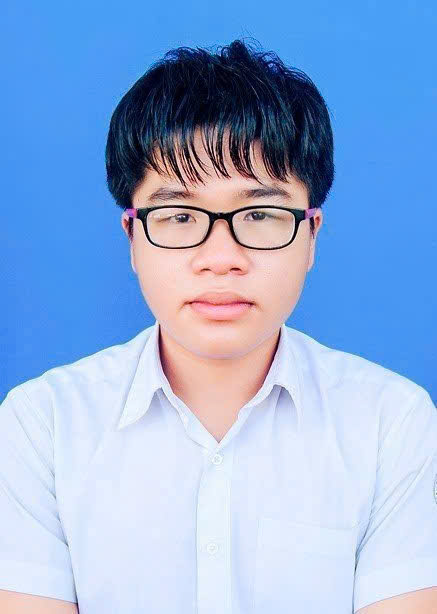
#> input picture dataset_liveness/real/img.jpg, 437 x 614 px; its folder holds only this picture in this run
$ python generate_fake_images.py
#> lines starting #> are read from the running program, lines starting #| are printed output that depends on the picture
#> in generate_fake_images, img is the input picture: shape (614, 437, 3); mean B, G, R 218.3, 175.6, 146.8
"""
Tạo ảnh fake (giả mạo) từ ảnh thật bằng cách mô phỏng:
- Ảnh in giấy (printed photo attack)
- Ảnh hiển thị trên màn hình (screen replay attack)
"""
import cv2
import numpy as np
import os

REAL_DIR = "dataset_liveness/real"
FAKE_DIR = "dataset_liveness/fake"


def simulate_printed_photo(img):
    """Mô phỏng ảnh bị in ra giấy rồi chụp lại."""
    # Giảm độ tương phản + fade màu
    result = cv2.convertScaleAbs(img, alpha=0.75, beta=30)

    # Thêm noise hạt (giấy in)
    noise = np.random.normal(0, 12, result.shape).astype(np.int16)
    result = np.clip(result.astype(np.int16) + noise, 0, 255).astype(np.uint8)

    # Blur nhẹ (mất nét khi in)
    result = cv2.GaussianBlur(result, (3, 3), 0.8)

    # Giảm saturation (màu nhạt hơn)
    hsv = cv2.cvtColor(result, cv2.COLOR_BGR2HSV).astype(np.float32)
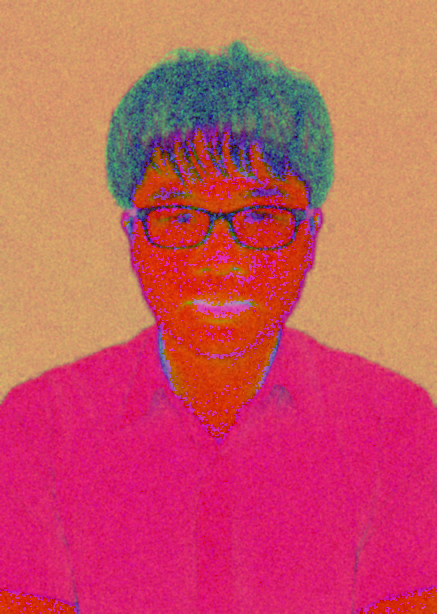
#> hsv: shape (614, 437, 3) float32; mean B, G, R 98.6, 85.2, 199.5
    hsv[:, :, 1] *= 0.6
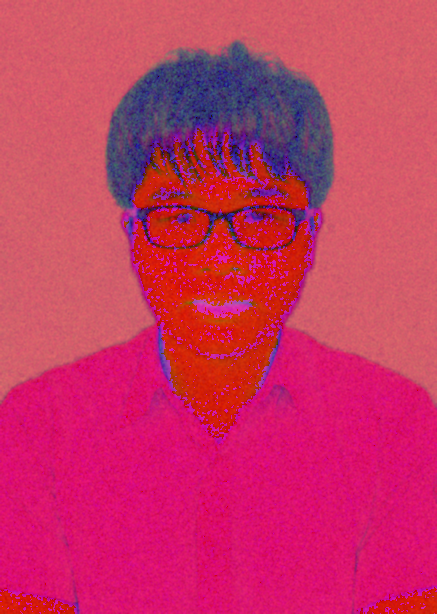
#> hsv: shape (614, 437, 3) float32; mean B, G, R 98.6, 51.1, 199.5
    result = cv2.cvtColor(hsv.astype(np.uint8), cv2.COLOR_HSV2BGR)
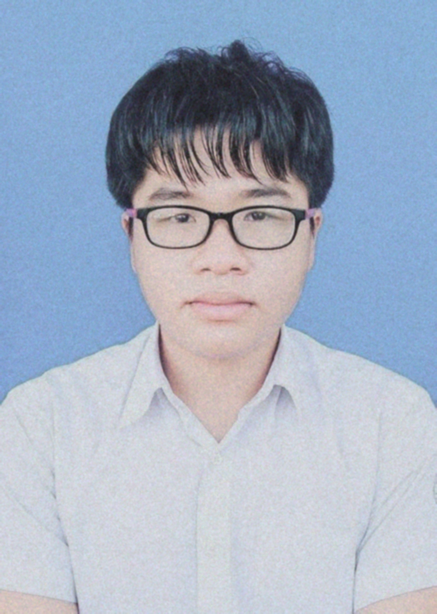
#> result: shape (614, 437, 3); mean B, G, R 196, 176.5, 163.7

    return result


def simulate_screen_replay(img):
    """Mô phỏng ảnh hiển thị trên màn hình điện thoại/laptop."""
    # JPEG compression artifact (màn hình có pixel)
    encode_param = [int(cv2.IMWRITE_JPEG_QUALITY), 55]
#> encode_param = [1, 55]
    _, buffer = cv2.imencode(".jpg", img, encode_param)
#> buffer = 18428 values, max 255 at index 0, min 0 at index 4, mean 120.3
    result = cv2.imdecode(buffer, cv2.IMREAD_COLOR)

    # Thêm vignette (viền tối quanh màn hình)
    rows, cols = result.shape[:2]
#> rows = 614; cols = 437
    kernel_x = cv2.getGaussianKernel(cols, cols * 0.6)
    kernel_y = cv2.getGaussianKernel(rows, rows * 0.6)
    vignette = kernel_y * kernel_x.T
    vignette = vignette / vignette.max()
    result = (result * vignette[:, :, np.newaxis]).astype(np.uint8)
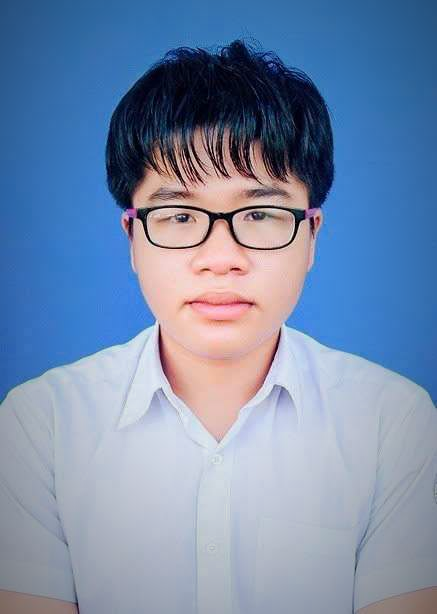
#> result: shape (614, 437, 3); mean B, G, R 171.7, 139.6, 118.9

    # Tăng nhẹ độ sáng (ánh sáng màn hình)
    result = cv2.convertScaleAbs(result, alpha=1.1, beta=10)
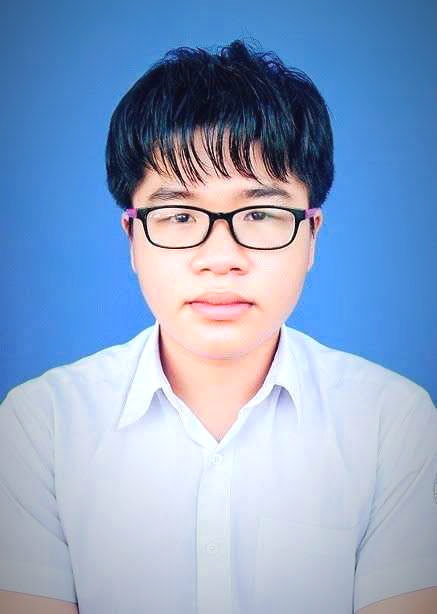
#> result: shape (614, 437, 3); mean B, G, R 198.2, 163.6, 139.7

    # Moiré pattern nhẹ (pixel grid)
    moire = np.zeros_like(result)
    moire[::2, :] = 8
    result = np.clip(result.astype(np.int16) + moire, 0, 255).astype(np.uint8)

    return result


def simulate_warped_photo(img):
    """Mô phỏng ảnh bị cầm nghiêng/cong."""
    rows, cols = img.shape[:2]
#> rows = 614; cols = 437

    # Warp perspective nhẹ
    src = np.float32([[0, 0], [cols, 0], [0, rows], [cols, rows]])
#> src = [[0, 0], [437, 0], [0, 614], [437, 614]]
    offset = cols * 0.05
#> offset = 21.85
    dst = np.float32([
        [offset, offset],
        [cols - offset * 0.5, offset * 0.5],
        [offset * 0.5, rows - offset * 0.5],
        [cols - offset, rows - offset]
    ])
#> dst = [[21.85, 21.85], [426.1, 10.93], [10.93, 603.1], [415.1, 592.2]]
    M = cv2.getPerspectiveTransform(src, dst)
#> M = [[0.925, -0.0178, 21.85], [-0.025, 0.947, 21.85], [-4.69e-11, 7.21e-11, 1]]
    result = cv2.warpPerspective(img, M, (cols, rows))
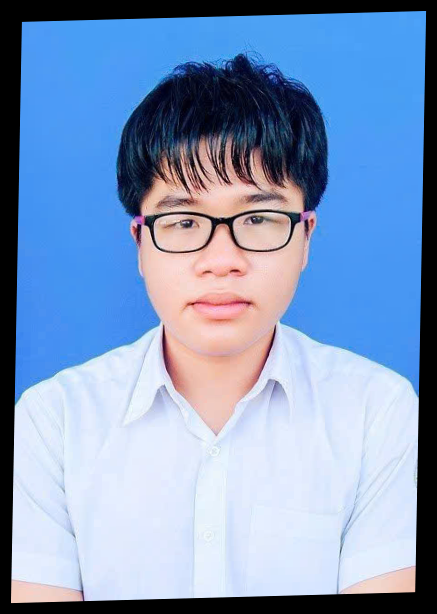
#> result: shape (614, 437, 3); mean B, G, R 191, 153.7, 128.5

    # Thêm shadow nhẹ (bóng khi cầm)
    shadow = np.ones_like(result, dtype=np.float32)
    shadow[:, :cols // 3] = 0.85
    result = (result * shadow).astype(np.uint8)
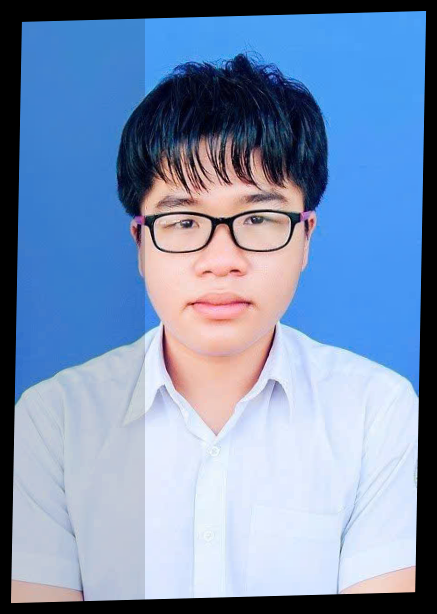
#> result: shape (614, 437, 3); mean B, G, R 180.9, 146, 122.8

    return result


def generate_fake_images():
    os.makedirs(FAKE_DIR, exist_ok=True)

    real_files = [f for f in os.listdir(REAL_DIR)
                  if f.lower().endswith((".jpg", ".jpeg", ".png"))]

    print(f"=== TẠO ẢNH FAKE TỪ {len(real_files)} ẢNH THẬT ===\n")

    count = 0
    for filename in real_files:
        img_path = os.path.join(REAL_DIR, filename)
        img = cv2.imread(img_path)

        if img is None:
            print(f"  Bỏ qua (không đọc được): {filename}")
            continue

        name, ext = os.path.splitext(filename)

        # Tạo 3 biến thể fake cho mỗi ảnh thật
        variants = {
            "printed": simulate_printed_photo(img),
            "screen":  simulate_screen_replay(img),
            "warped":  simulate_warped_photo(img),
        }

        for variant_name, fake_img in variants.items():
            out_path = os.path.join(FAKE_DIR, f"fake_{variant_name}_{name}.jpg")
            cv2.imwrite(out_path, fake_img)
            count += 1
#> this loop made 3 passes
#> variant_name on passes 1 to 3: 'printed', 'screen', 'warped'
#> after the loop, count = 3

        print(f"  ✓ {filename} → 3 ảnh fake")

    print(f"\nTổng ảnh fake đã tạo: {count}")
#| Tổng ảnh fake đã tạo: 3
    print(f"Lưu tại: {FAKE_DIR}/")
#| Lưu tại: dataset_liveness/fake/


if __name__ == "__main__":
    generate_fake_images()
